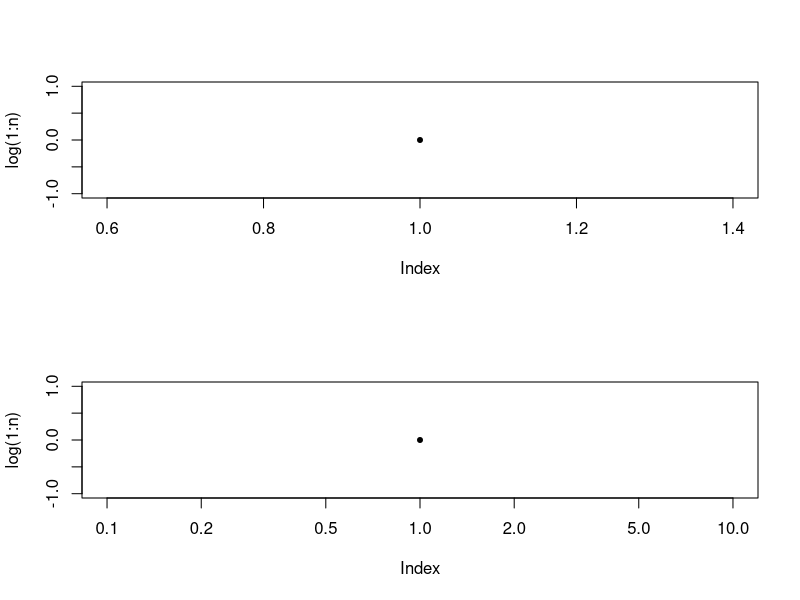
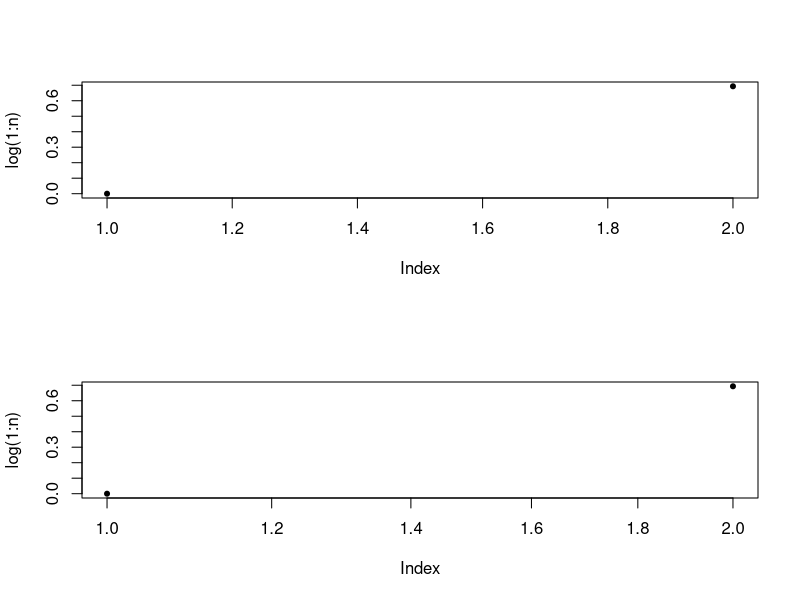
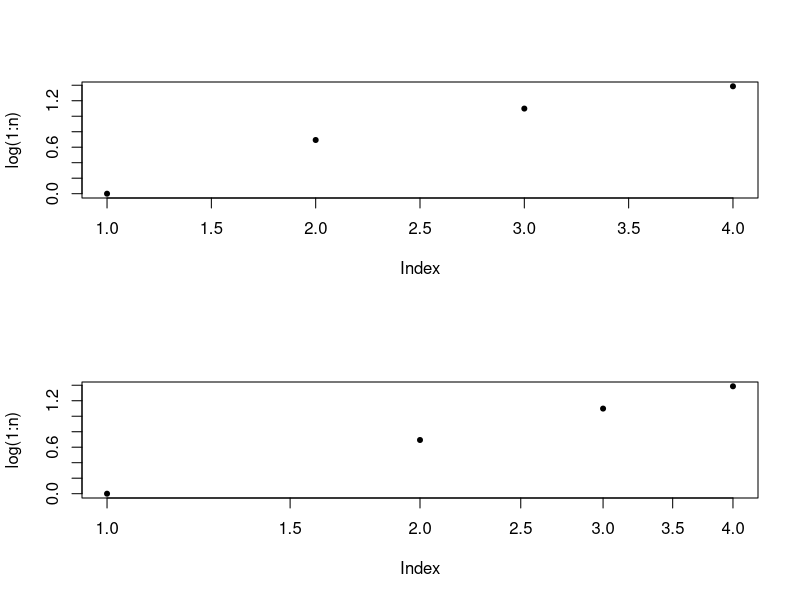
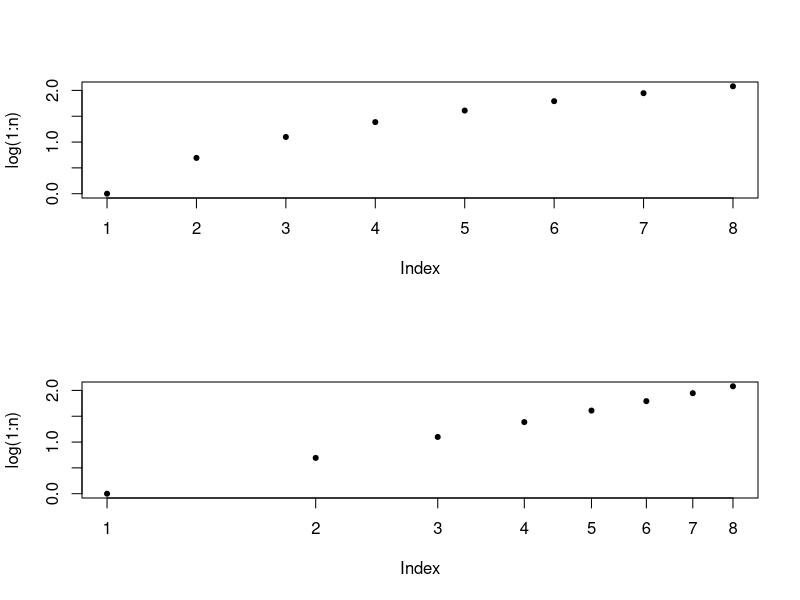
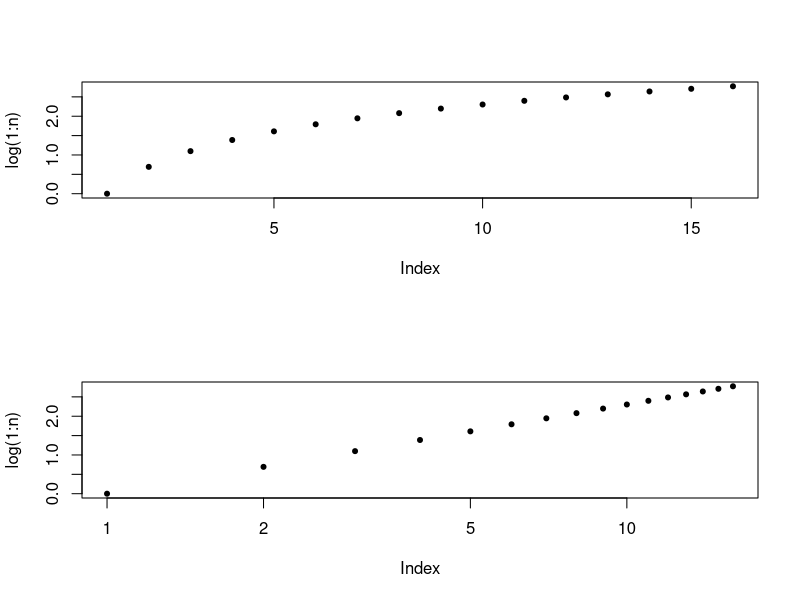
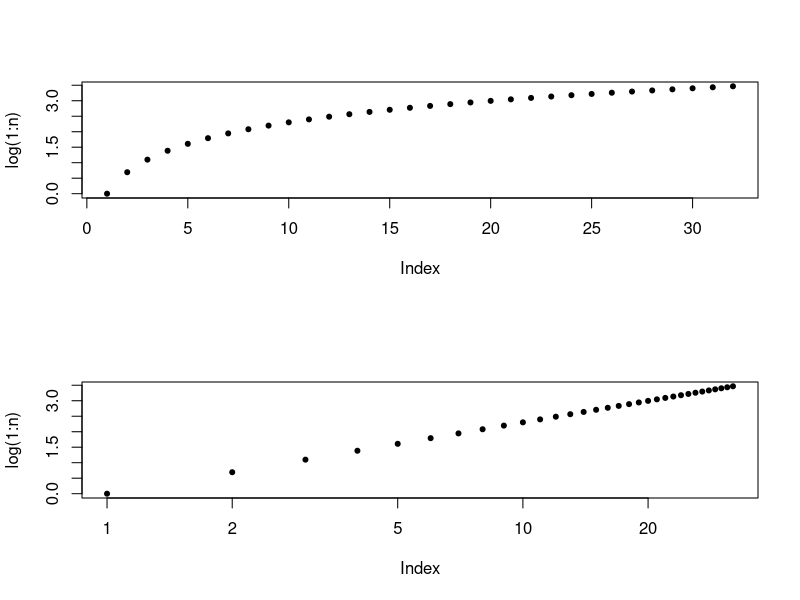
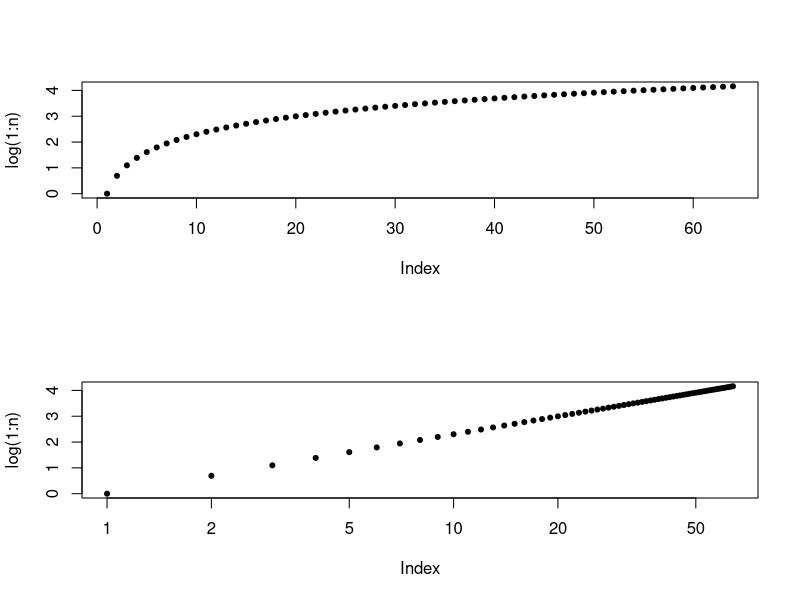
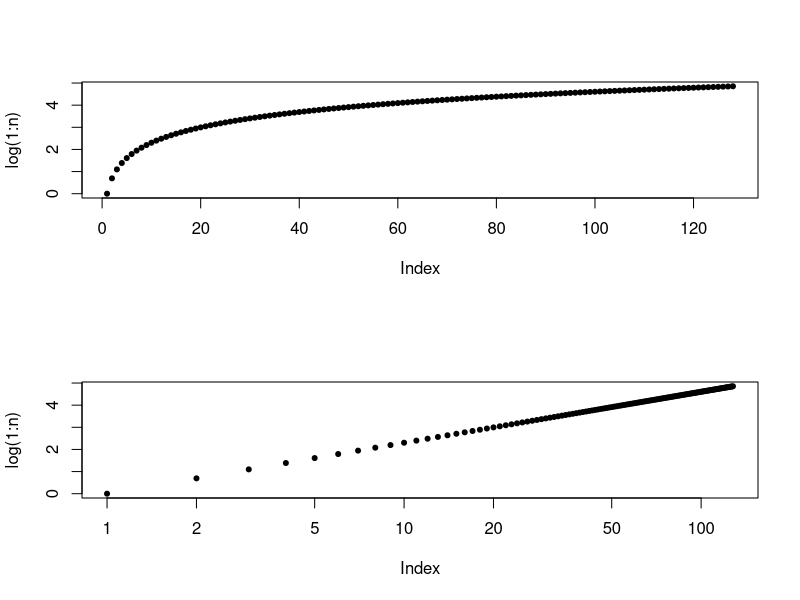

Write the R code that produced these figures, in order.
animateLog <- function(n) {
    sapply(n, function(n) {
        print(n)
        plot(log(1:n), pch=20)
        plot(log(1:n), pch=20, log="x")
        Sys.sleep(1/4)
    })
}
par(mfrow=c(2,1))
n <- 2^(0:10)
animateLog(n)